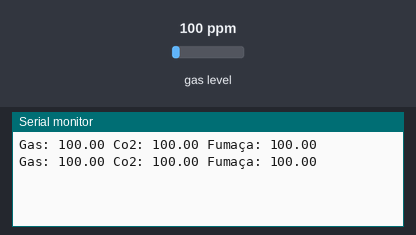
Bench run of a sketch on a simulated Arduino Uno, built with avr-gcc and run on an emulated ATmega328P. Shown: the last lines printed to the serial monitor. Inputs (shaded band) come from the test bench; at power-on: gas level 100 ppm.

Above: at 1.7 s.
1.8 s: gas level set to 20 ppm
At 2.9 s:
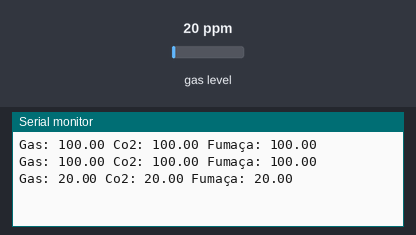
3.3 s: gas level set to 250 ppm
At 4.3 s:
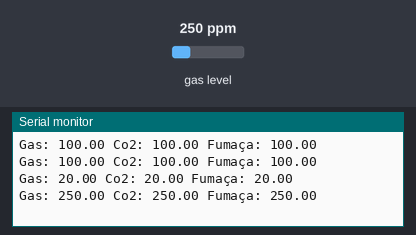
Timing chart, 0 to 6.3 s (numbered marks = the images above; inputs shaded):
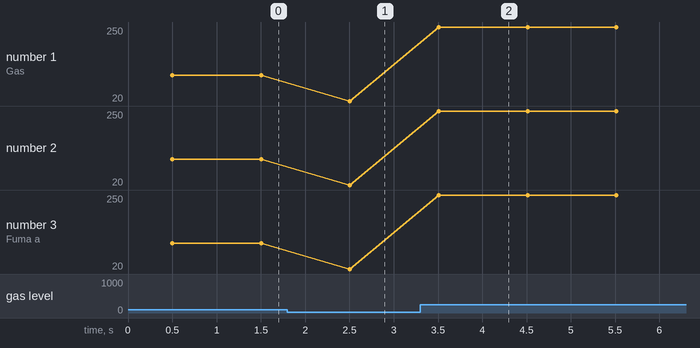

The sketch:

mq-2.ino
```cpp
 #include <MQ2.h>

  int pin = A0;

  MQ2 mq2(pin);

  void setup(){
    Serial.begin(9600);
    mq2.begin();
  }

  void loop () {
    float lpg = mq2.readLPG();
    float co = mq2.readCO();
    float smoke = mq2.readSmoke();

    Serial.print("Gas: ");
    Serial.print(lpg);
    Serial.print(" Co2: ");
    Serial.print(co);
    Serial.print(" Fumaça: ");
    Serial.print(smoke);
    Serial.print('\n');

    delay(1000);
  }
```

Measured:
- after the input at 1.8 s, the serial monitor: prints a new line after 0.71 s (image 1)
- after the input at 3.3 s, the serial monitor: prints a new line after 0.21 s (image 2)
- plotted number 1: 100 → 20 after the input at 1.8 s, 20 → 250 after the input at 3.3 s
- plotted number 2: 100 → 20 after the input at 1.8 s, 20 → 250 after the input at 3.3 s
- plotted number 3: 100 → 20 after the input at 1.8 s, 20 → 250 after the input at 3.3 s
